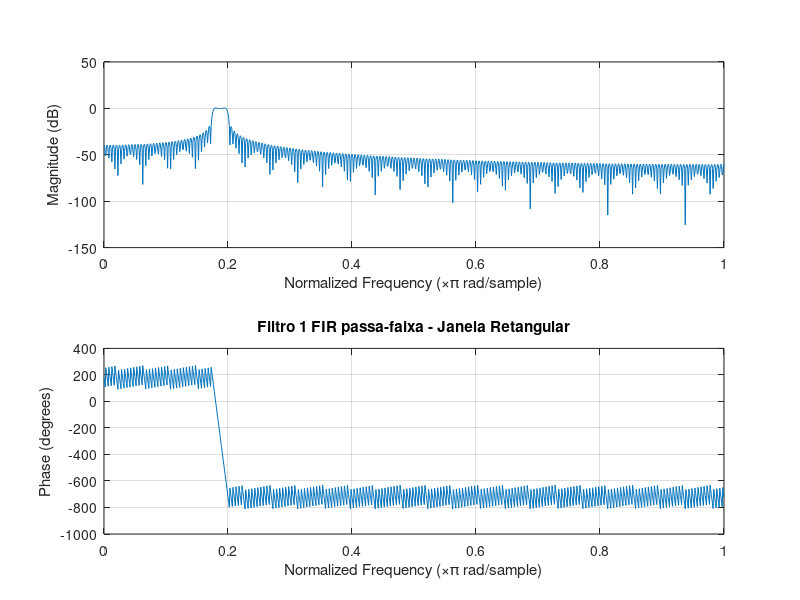
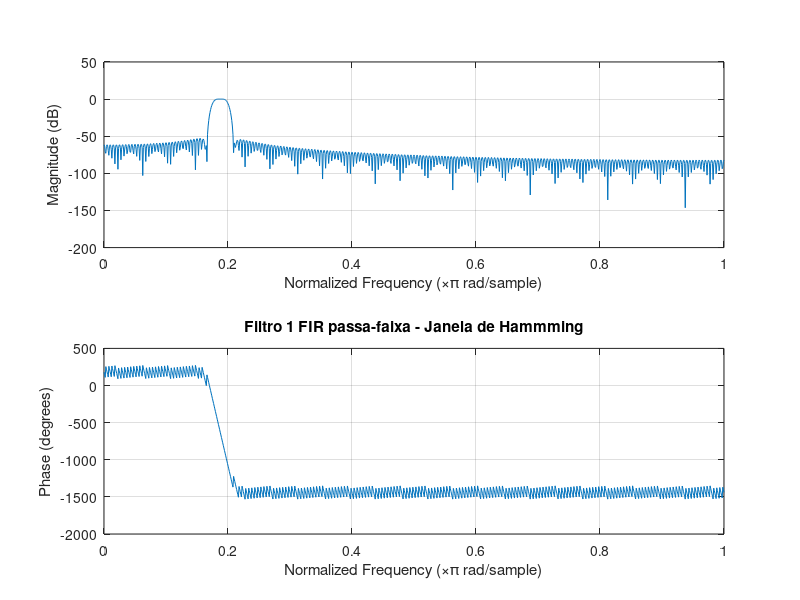
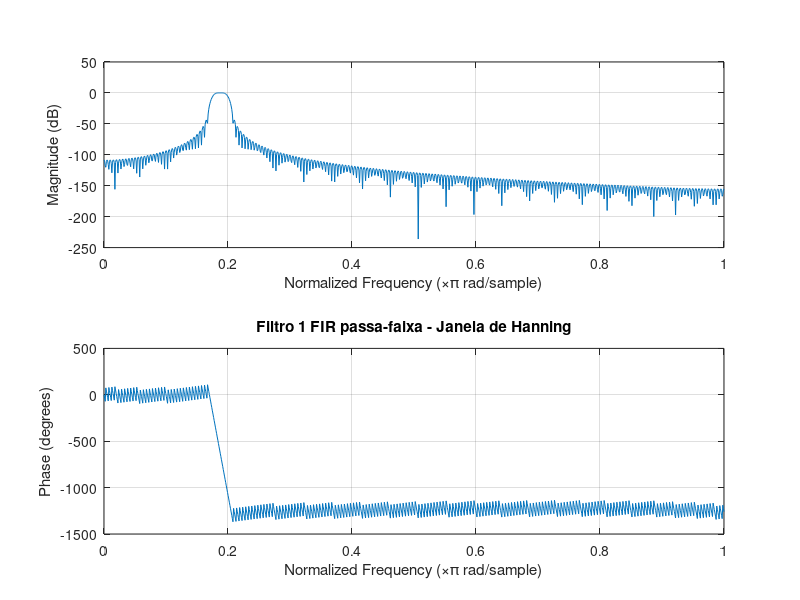
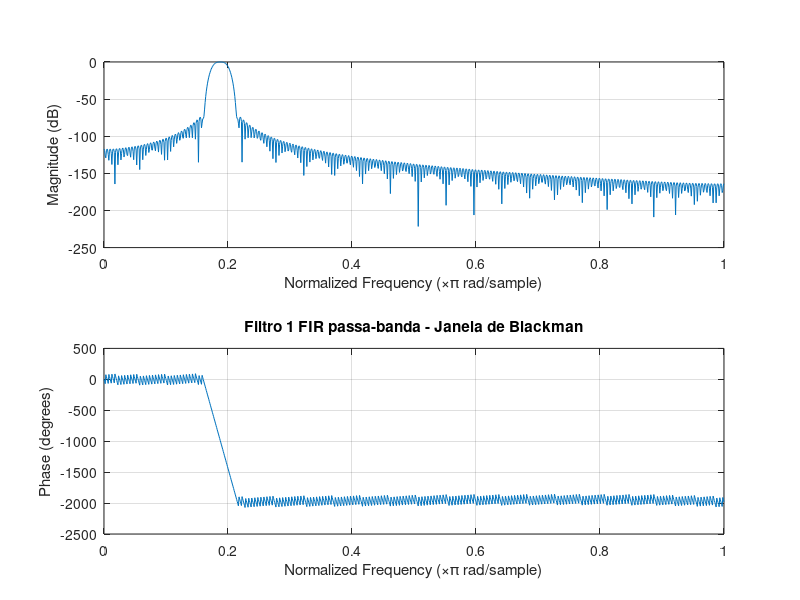

Write the MATLAB code that produced these figures, in order.
% 4. Crie um sinal de entrada composto de três componentes senoidais, nas frequências 770 Hz, 
% 852 Hz e 941 Hz, com Ωs = 8 kHz. Projete três filtros passa-faixa digitais, o primeiro com 
% frequência central em 770 Hz, o segundo em 852 Hz e o terceiro em 941 Hz. Para o primeiro 
% filtro, as extremidades das faixas de rejeição estão nas frequências 697 e 852; para o 
% segundo, em 770 e 941 Hz; para o terceiro. Em 852 e 1209 Hz. Nos três filtros, a atenuação 
% mínima na faixa de rejeição é 60 dB.

clear all; close all; clc;

%% Sinal
freq1 = 770;
freq2 = 852;
freq3 = 941;

tmin = 0;
tmax = 2;
Fs=8000;
Ts=1/Fs;
L=(tmax-tmin)/Ts;
t=0:Ts:tmax-Ts;
s = sin(2*pi*freq1*t) + sin(2*pi*freq2*t) + sin(2*pi*freq3*t);
S = fft(s);
S = abs(2*S/L);
S = fftshift(S);
freq = Fs*(-(L/2):(L/2)-1)/L;

%% Filtro 1 (passa-faixa 697 e 852 hz)

M = 401;
Omega_c1 = 700;
Omega_c2 = 800;
Omega_s = 8000;
wc1 = Omega_c1*2*pi/Omega_s;
wc2 = Omega_c2*2*pi/Omega_s;

%% Resposta ao impulso do filtro ideal h[n]
n = [-1*((M-1)/2):(M-1)/2];
h_n = ((sin(wc2.*n) - sin(wc1.*n))./(pi.*n)); %resposta ao impulso para n ≠ 0
h_n(((M-1)/2)+1) = (wc2 - wc1)/pi; %resposta ao impulso para n=0
w_hamm = 0.54 + 0.46*cos(2*n.*pi/(M));%coeficientes da janela de hamming
w_hann = 0.5 + 0.5*cos(2*n.*pi/(M));%coeficientes da janela de hanning
w_black = 0.42+0.5*cos(2*n.*pi/(M))+0.08*cos(4*n.*pi/(M)); %coeficientes da janela de blackman
h_ret = h_n;
h_hamm = w_hamm.*h_n;
h_hann = w_hann.*h_n;
h_black = w_black.*h_n;
figure
freqz(h_ret,1);
title('Filtro 1 FIR passa-faixa - Janela Retangular')

figure
freqz(h_hamm,1);
title('Filtro 1 FIR passa-faixa - Janela de Hammming')

figure
freqz(h_hann,1);
title('Filtro 1 FIR passa-faixa - Janela de Hanning')

figure
freqz(h_black,1);
title('Filtro 1 FIR passa-banda - Janela de Blackman')

%% Gráficos do sinal
figure
subplot(3,1,1),plot(t,s);
title('Sinal')
xlabel('t')
ylabel('s(t)')
subplot(3,1,2),plot(freq,S)
title('Espectro de Amplitude de s(t)')
xlabel('f (Hz)')
ylabel('|S(f)|')

h_hamm = w_hamm.*h_n;
h_hann = w_hann.*h_n;
h_black = w_black.*h_n;
s_f_h_ret = filter(h_ret,1,s);
S_F_h_ret = fft(s_f_h_ret);
S_F_h_ret = abs(2*S_F_h_ret/L);
S_F_h_ret = fftshift(S_F_h_ret);
subplot(3,1,3),plot(freq,S_F_h_ret)
title('Espectro de Amplitude do sinal Filtrado 1')
xlabel('f (Hz)')
ylabel('|S(f)|')
ylim([0, 1])